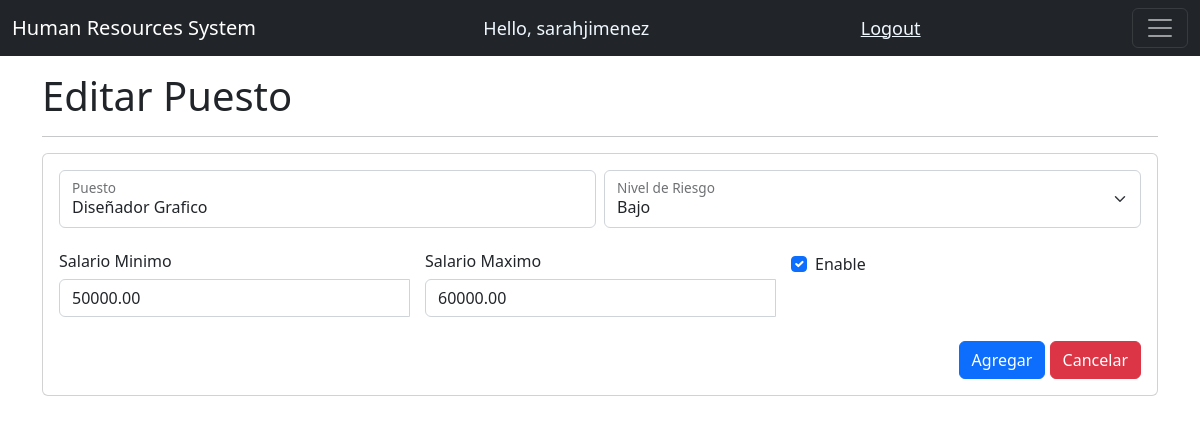
Page /editarPuesto/7 (signed in) on the committed database.
### system/models.py (models this page shows, shortened)
class Puestos(models.Model):
    NIVELRIESGO = {
        ('Alto', 'Alto'),
        ('Medio', 'Medio'),
        ('Bajo', 'Bajo')
    }
    puesto=models.CharField(max_length=50, null=True)
    nivelRiesgo=models.CharField(max_length=5, null=True, choices=NIVELRIESGO)
    nivelMinimoSalario=models.DecimalField(max_digits=10, decimal_places=2)
    nivelMaximoSalario=models.DecimalField(max_digits=10, decimal_places=2)
    estado=models.BooleanField(default=False)

### system/decorators.py (the view)
        def wrapper_func(request, *args, **kwargs):
            group = None
            if request.user.groups.exists():
                group = request.user.groups.all()[0].name
            if group in allowed_roles:
                return view_func(request, *args, **kwargs)
            else:
                return HttpResponse('No estas autorizado para ver esta pagina')

### system/form.py
class PuestoForm(forms.ModelForm):
    class Meta:
        model = Puestos
        fields = '__all__'
        widgets = {
            'puesto': forms.TextInput (attrs={'class':'form-control'}),
            'nivelRiesgo': forms.Select (attrs={'class':'form-select'}),
            'nivelMinimoSalario': forms.NumberInput (attrs={'class':'form-control'}),
            'nivelMaximoSalario': forms.NumberInput (attrs={'class':'form-control'}),
            'estado': forms.CheckboxInput(attrs={'class':'form-check-input'})
        }

### system/views.py (called while the page is built)
@login_required(login_url='loginPage')
@allowed_users(allowed_roles=['admin'])
def editarPuesto(request, id):
    id = id
    try:
        puestos = Puestos.objects.get(id=id)
    except Puestos.DoesNotExist:
        return redirect('/puestos')
    form = PuestoForm(request.POST or None, instance=puestos)
    if form.is_valid():
        form.save()
        return redirect('/puestos')
    context = {'form':form, 'puestos':puestos}
    return render(request, 'system/editarPuesto.html', context)

### system/templates/system/editarPuesto.html (shortened to what this page needs)
{% extends 'system/main.html' %}
{% block content %}
<br>
<h1>Editar Puesto</h1>
<hr>
<div class="card">
    <div class="card-body">
        <form method="POST">{% csrf_token %}
            <div class="row g-2">
            <div class="col-md">
            <div class="form-floating">
                {{form.puesto}}
                <label for="txtCapacitacion">Puesto</label>
            </div>
            </div>
            <div class="col-md">
                <div class="form-floating">
                  {{form.nivelRiesgo}}
                  <label for="dropNivel">Nivel de Riesgo</label>
                </div>
              </div>
            </div>
            <br>
              <div class="row g-3">
                <div class="col-md">
                    <h6>Salario Minimo</h6>
              <div class="input-group date" data-provide="datepicker">
                {{form.nivelMinimoSalario}}
             </div>
            </div>
            <div class="col-md">
                <h6>Salario Maximo</h6>
                <div class="input-group date" data-provide="datepicker">
                  {{form.nivelMaximoSalario}}
               </div>
              </div>
              <div class="col-md">
              <div class="form-check" method="POST">
                {{form.estado}}
                <label class="form-check-label" for="checkEstadoComp">
                  Enable
                </label>
              </div>
              </div>
            </div>
            <br>
            <div class="modal-footer">
                <div class="bd-example">
                    <button class="btn btn-primary" type="submit" name="submit">Agregar</button>
            <a class="btn btn-danger" type="button" href="{% url 'puestos' %}">Cancelar</a>
                </div>
            </div>
        </form>
    </div>
</div>
{% endblock %}

### system/templates/system/navbar.html (shortened to what this page needs)
{% load static%}
<nav class="navbar navbar-dark bg-dark fixed-top">
    <div class="container-fluid">
      <a class="navbar-brand" href="{% url 'home' %}">Human Resources System</a>
      <span class="hello-msg">Hello, {{request.user}}</span>
      <span><a class="hello-msg" href="{% url 'logoutUser' %}">Logout</a></span>
      <button class="navbar-toggler" type="button" data-bs-toggle="offcanvas" data-bs-target="#offcanvasNavbar" aria-controls="offcanvasNavbar">
        <span class="navbar-toggler-icon"></span>
      </button>
    </div>
  </nav>
  <br>

### static/css/main.css (style rules this page uses)
body { background-color: rgb(255, 255, 255); }

### system/templates/system/navbar.html (style rules this page uses)
.hello-msg { font-size: 18px; color: aliceblue; }

### rows in the picture
Puestos: puesto "Diseñador Grafico", nivelRiesgo "Bajo", nivelMinimoSalario "50000.00", nivelMaximoSalario "60000.00", estado "☑"

### other values in the picture
{{ request.user }} "sarahjimenez"
